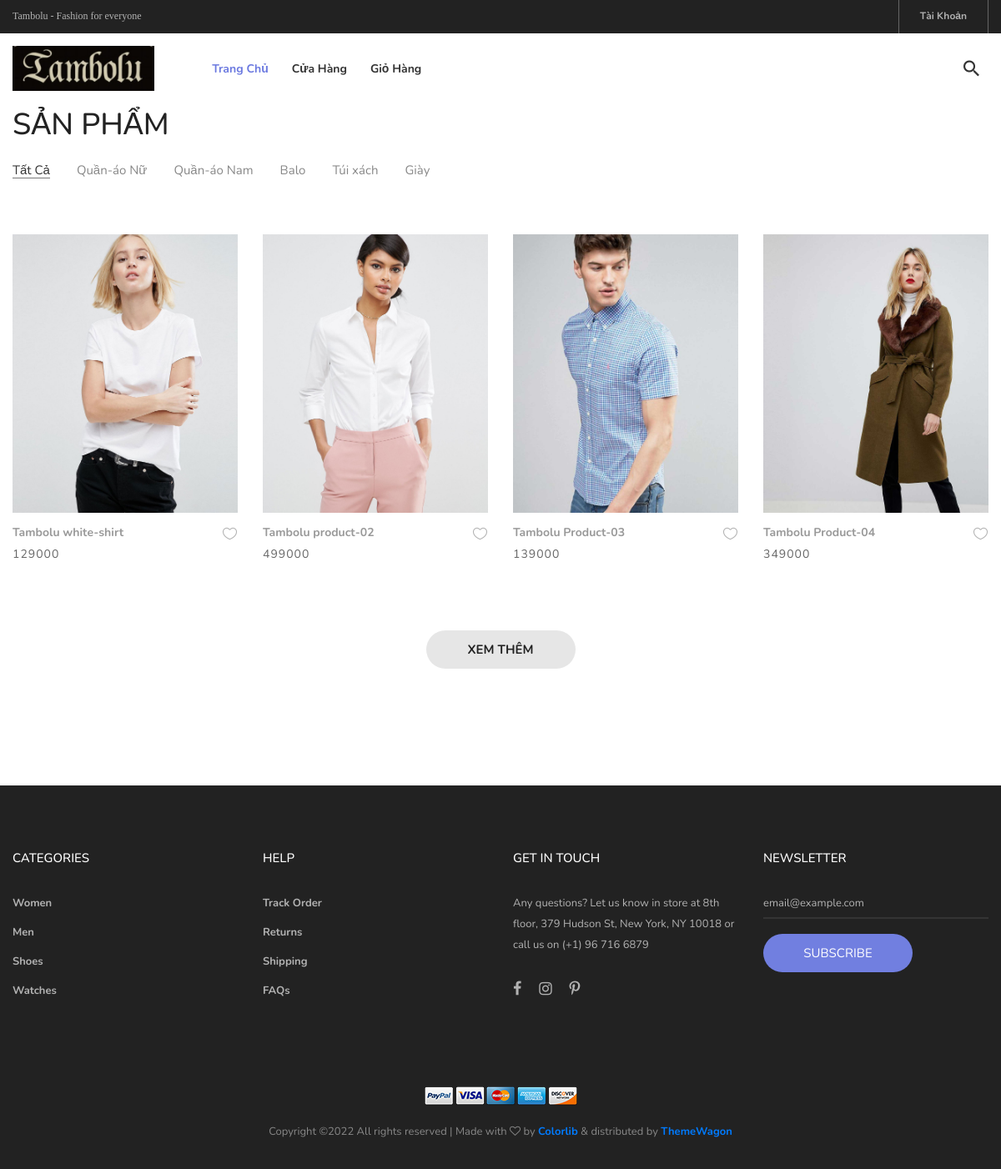
/product, run on the app's committed database.
### home/models.py (models this page shows, shortened)
class Product(models.Model):
    product_image = models.CharField(null=False, unique=True, max_length=100)
    title = models.CharField(max_length=100, null=False, unique=True)
    price = models.DecimalField(max_digits=10, decimal_places=0, null= False)
    category_type = [
        ('women', '1'),
        ('men','2'),
        ('bag', '3'),
        ('shoes', '4'),
        ('watches', '5'),
    ]
    type_product = models.CharField(default = '1',
        max_length=50,
        choices= category_type,
        null=True
    )
    views = models.IntegerField(null=False, default = 0)
    body = models.TextField(blank=True)
    description = models.TextField(blank=True)
    addition_info = models.TextField(blank=True)

### home/views.py (the view)
# urls.py: path('product', views.product, name = 'product'),
def product(request):
    data = {'prod': Product.objects.all(),
            'cart_stock': Cart.objects.filter(user=request.user, order=None).count(),
            'cart': Cart.objects.select_related('product_id').filter(user = request.user, order=None)}
    return render(request, 'pages/product.html', data)

### home/templates/pages/product.html (shortened to what this page needs)
{% extends "pages/base.html" %}
{% block content %}
<section class="bg0 p-t-23 p-b-140 mt-5 pt-5">
    <div class="container">
        <div class="p-b-10">
            <h3 class="ltext-103 cl5">
                SẢN PHẨM
            </h3>
        </div>
        <div class="flex-w flex-sb-m p-b-52">
            <div class="flex-w flex-l-m filter-tope-group m-tb-10">
                <button class="stext-106 cl6 hov1 bor3 trans-04 m-r-32 m-tb-5 how-active1" data-filter="*">
                    Tất Cả
                </button>
                <button class="stext-106 cl6 hov1 bor3 trans-04 m-r-32 m-tb-5" data-filter=".women">
                    Quần-áo Nữ
                </button>
                <button class="stext-106 cl6 hov1 bor3 trans-04 m-r-32 m-tb-5" data-filter=".men">
                    Quần-áo Nam
                </button>
                <button class="stext-106 cl6 hov1 bor3 trans-04 m-r-32 m-tb-5" data-filter=".bag">
                    Balo
                </button>
                <button class="stext-106 cl6 hov1 bor3 trans-04 m-r-32 m-tb-5" data-filter=".shoes">
                    Túi xách
                </button>
                <button class="stext-106 cl6 hov1 bor3 trans-04 m-r-32 m-tb-5" data-filter=".watches">
                    Giày
                </button>
            </div>
        </div>
        <div class="row isotope-grid">
            {% load static %}
            {% for item in prod %}
            <div class="col-sm-6 col-md-4 col-lg-3 p-b-35 isotope-item {{item.type_product}}">
                <div class="block2" id= "prod">
                    <div class="block2-pic hov-img0">
                        <img src="{{item.product_image}}" alt="IMG-PRODUCT">
                    </div>
                    <div class="block2-txt flex-w flex-t p-t-14">
                        <div class="block2-txt-child1 flex-col-l ">
                            <a href="/product-detail/{{item.id}}" class="stext-104 cl4 hov-cl1 trans-04 js-name-b2 p-b-6">
                                {{item.title}}
                            </a>
                            <span class="stext-105 cl3">
                                {{item.price}}
                            </span>
                        </div>
                        <div class="block2-txt-child2 flex-r p-t-3">
                            <a href="#" class="btn-addwish-b2 dis-block pos-relative js-addwish-b2">
                                <img class="icon-heart1 dis-block trans-04" src="/static/images/icons/icon-heart-01.png" alt="ICON">
                            </a>
                        </div>
                    </div>
                </div>
            </div>
            {% endfor %}
        </div>
            <div class="flex-c-m flex-w w-full p-t-45 position-relative">
                <a href="#" class="flex-c-m stext-101 cl5 size-103 bg2 bor1 hov-btn1 p-lr-15 trans-04">
                    XEM THÊM
                </a>
            </div>
</section>
{% endblock %}

### home/static/css/main.css (style rules this page uses)
.container { max-width: 1380px; }
@media (max-width: 1600px) { .container { max-width: 1200px; } }
.block2-pic { position: relative; }
.block2-txt-child1 { width: calc(100% - 30px); }
.block2-txt-child2 { width: 30px; }
.cl3 { color: #666; }
.cl4 { color: #999; }
.cl5 { color: #222; }
.cl6 { color: #888; }
.stext-101 { font-family: Poppins-Medium; font-size: 15px; line-height: 1.466667; text-transform: uppercase; }
.stext-104 { font-family: Poppins-Regular; font-size: 14px; line-height: 1.466667; }
.stext-105 { font-family: Poppins-Regular; font-size: 14px; line-height: 1.466667; letter-spacing: 1px; }
.stext-106 { font-family: Poppins-Regular; font-size: 15px; line-height: 1.2; }
.ltext-103 { font-family: Poppins-Bold; font-size: 36px; line-height: 1.1; text-transform: uppercase; }
.size-103 { min-width: 179px; height: 46px; }
.bg0 { background-color: #fff; }
.bg2 { background-color: #e6e6e6; }
.bor1 { border-radius: 23px; }
.bor3 { border-bottom: 1px solid transparent; }
.how-active1 { color: #333; border-color: #797979; }
.hov-img0 { display: block; overflow: hidden; }
.hov-img0 img { width: 100%; -webkit-transition: transform 0.9s ease; -o-transition: transform 0.9s ease; -moz-transition: transform 0.9s ease; transition: transform 0.9s ease; }

### home/static/css/style.css (style rules this page uses)
[class*="text"], a, th { font-family: 'Nunito', sans-serif !important; }
a, th { font-weight: 700; }

### data on the page
Product: product_image (picture), title "Tambolu white-shirt", price "129000"
Product: product_image (picture), title "Tambolu product-02", price "499000"
Product: product_image (picture), title "Tambolu Product-03", price "139000"
Product: product_image (picture), title "Tambolu Product-04", price "349000"
